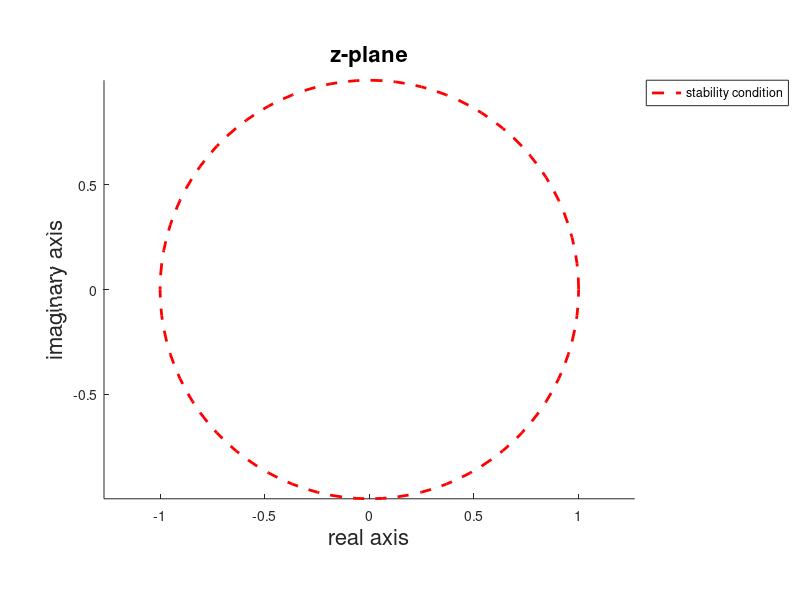

The MATLAB source for this figure: (Note: this script raises an error after producing the figure.)
%% Z-Plane Contours
close all; clear;

%% Let's draw a unit circle centered @ origin
gamma = (0:pi/50:2*pi)';    % angles around unit circle
x_coord = cos(gamma);
y_coord = sin(gamma);

figure; hold on;
p1 = plot(x_coord,y_coord, 'r--', 'LineWidth', 2);
axis equal
title('z-plane', 'FontSize', 16);
xlabel('real axis', 'FontSize', 16);
ylabel('imaginary axis', 'FontSize', 16);
legend('stability condition', 'Location','bestoutside')
ax = gca;       % grabs current axis
ax.FontSize = 16;
%% Preformance constraints
ts_max = 2;         % maximum settling time 
ts_min = 0.3;       % minimum settling time
Mp_max = 0.5;       % maximum overshoot constraint
Mp_min = 0.2;       % minimum overshoot constraint
tr_max = 0.5;       % maximum rise time
%% Hardware constraints
fs = 10;        % sampling frequency in Hz
T = 1/fs;       % sampling period in seconds
%% Settling time constraints

% maximum settling time 
mag_ts_max = exp(-4*T/ts_max);
x_coord_ts_max = mag_ts_max*cos(gamma);
y_coord_ts_max = mag_ts_max*sin(gamma);

% minimum settling time 
mag_ts_min = exp(-4*T/ts_min);
x_coord_ts_min = mag_ts_min*cos(gamma);
y_coord_ts_min = mag_ts_min*sin(gamma);

% combine the max and min coordinates to fill a "donut"
x_coord_ts = [x_coord_ts_max; x_coord_ts_min];
y_coord_ts = [y_coord_ts_max; y_coord_ts_min];

p2 = fill(x_coord_ts, y_coord_ts, 'g', 'linestyle','none');   % fills plotted area
alpha(0.25);    % adds transparency
legend([p1,p2],{'stability condition','settling time constraint'})

%% Overshoot constraint

% define lambda
phase_lambda = [0:pi/50:pi]';

% maximum overshoot constraint
zeta_Mp_max = sqrt(log(Mp_max)^2/(pi^2 + log(Mp_max)^2));
mag_Mp_max = exp(-zeta_Mp_max/sqrt(1-zeta_Mp_max^2)*phase_lambda);

x_coord_Mp_max = mag_Mp_max.*cos(phase_lambda);
y_coord_Mp_max = mag_Mp_max.*sin(phase_lambda);
x_coord_Mp_max = [x_coord_Mp_max; flipud(x_coord_Mp_max)];
y_coord_Mp_max = [y_coord_Mp_max; flipud(-y_coord_Mp_max)];

% minimum overshoot constraint
zeta_Mp_min = sqrt(log(Mp_min)^2/(pi^2 + log(Mp_min)^2));
mag_Mp_min = exp(-zeta_Mp_min/sqrt(1-zeta_Mp_min^2)*phase_lambda);

x_coord_Mp_min = mag_Mp_min.*cos(phase_lambda);
y_coord_Mp_min = mag_Mp_min.*sin(phase_lambda);
x_coord_Mp_min = [x_coord_Mp_min; flipud(x_coord_Mp_min)];  % flips shape up/down
y_coord_Mp_min = [y_coord_Mp_min; flipud(-y_coord_Mp_min)];

% combine the max and min coordinates
x_coord_Mp = [x_coord_Mp_max; x_coord_Mp_min];
y_coord_Mp = [y_coord_Mp_max; y_coord_Mp_min];

p3 = fill(x_coord_Mp, y_coord_Mp, 'b', 'linestyle','none');
alpha(0.25);
legend([p1,p2,p3],{'stability condition','settling time constraint',...
                    'overshoot constraint' })

%% Rise time constraint

% define terms
zeta_tr = linspace(0,0.999,501)';                           % damping ratio
beta = atan(sqrt(1-zeta_tr.^2)./zeta_tr);                   % derived beta term
omegan_tr = (pi-beta)./(tr_max*sqrt(1-zeta_tr.^2));         % natural frequencies
omegad_tr = omegan_tr.*sqrt(1-zeta_tr.^2);                  % damped frequencies

mag_tr = exp(-zeta_tr.*omegan_tr*T);
phase_tr = omegad_tr*T;

% maximum rise time

% "pacman's mouth"
x_coord_tr_max = mag_tr.*cos(phase_tr);
y_coord_tr_max = mag_tr.*sin(phase_tr);

% tracing from "pacman's mouth" around the unit circle, up to an angle pi
x_coord_tr_max = [flipud(x_coord_tr_max); cos(linspace(phase_tr(1),pi,201)')];
y_coord_tr_max = [flipud(y_coord_tr_max); sin(linspace(phase_tr(1),pi,201)')];

% mirroring the shape of "pacman's head" over the real axis
x_coord_tr_max = [x_coord_tr_max; flipud(x_coord_tr_max)];
y_coord_tr_max = [y_coord_tr_max; -flipud(y_coord_tr_max)];

p4 = fill(x_coord_tr_max, y_coord_tr_max, 'r', 'linestyle','none');
alpha(0.25);    % adds transparency
legend([p1,p2,p3,p4],{'stability condition','settling time constraint',...
                    'overshoot constraint', 'rise time constraint'})